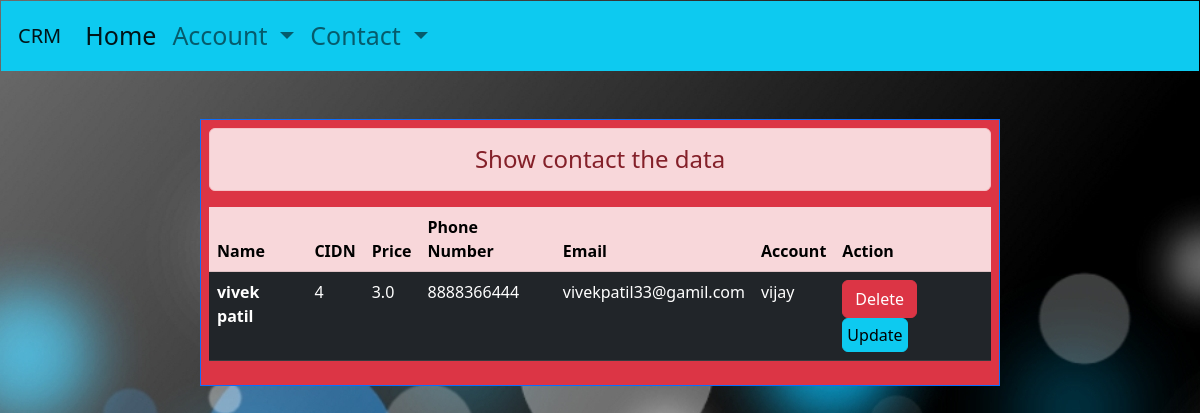
Page /Clist/ on the earlier database version.
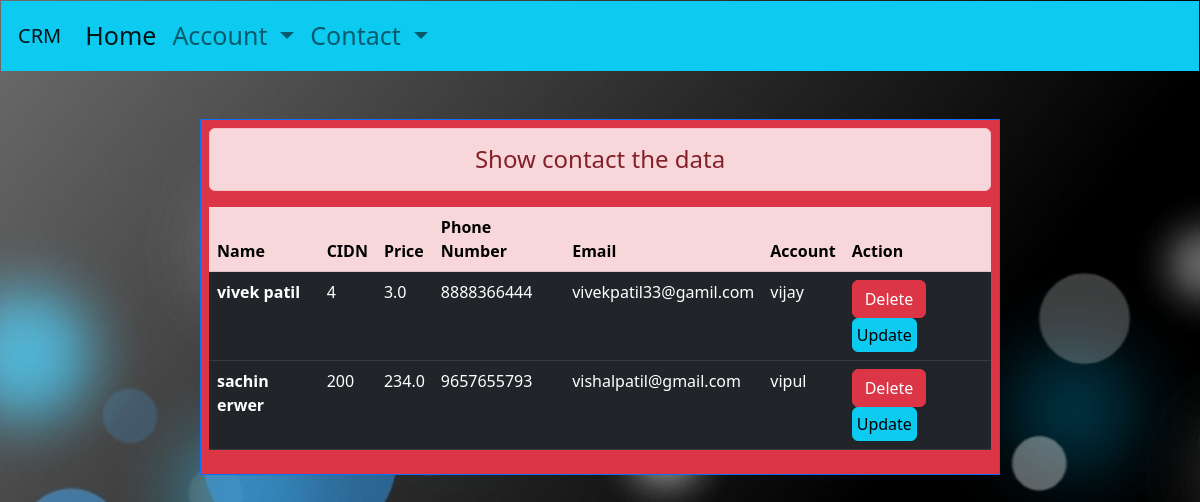
Same page on the later database version.
### myapp/models.py (models this page shows)
class Contact(models.Model):
    contact_name=models.CharField(max_length=99)
    contact_cidn=models.IntegerField()
    contact_price=models.FloatField()
    contact_phone=models.IntegerField()
    contact_email=models.EmailField(max_length=99)
    account=models.ForeignKey(Accounts,on_delete=models.CASCADE)

class Accounts(models.Model):
    client_name=models.CharField(max_length=100)
    account_status=models.ForeignKey(Account_status,on_delete=models.CASCADE)
    industry=models.ForeignKey(Industry,on_delete=models.CASCADE)
    account_owner=models.CharField(max_length=90)
    def __str__(self):
        return self.client_name

### myapp/views.py (the view)
# urls.py: path('Clist/',views.contact_list,name='Clist'),
def contact_list(request):
    context1 =Contact.objects.all()
    return render(request,'myapp/contactlist.html',{'con1':context1})

### myapp/templates/myapp/contactlist.html (shortened to what this page needs)
{% extends "myapp/base.html" %}
{% load crispy_forms_tags %}
{% block content %}
<div class="col-md-8 offset-md-2 border border-primary p-2 mt-5 bg-danger">
    <h4 class="text-center alert alert-danger">Show contact the data</h4>
    {% if con1 %}
    <table class="table table-dark table-hover">
            <thead class="table-danger">
              <tr>
                <th scope="col">Name</th>
                <th scope="col">CIDN</th>
                <th scope="col">Price</th>
                <th scope="col">Phone Number</th>
                <th scope="col">Email</th>
                <th scope="col">Account</th>
                <th scope="col">Action</th>
              </tr>
            </thead>
            <tbody>
                {% for data in con1 %}
              <tr>
                <th scope="row">{{data.contact_name}}</th>
                <td>{{data.contact_cidn}}</td>
                <td>{{data.contact_price}}</td>
                <td>{{data.contact_phone}}</td>
                <td>{{data.contact_email}}</td>
                <td>{{data.account}}</td>
                <td>
                    <form action="{% url 'Cdelete' data.id %}" method="POST" class="d-inline p-0">
                          <input type="submit"class="btn btn-danger" value="Delete">
                      </form>
                      <a href="{% url 'Cupdate' data.id %}" class="btn btn-info p-1">Update</a>
                    </td>
            </tr>
              {% endfor %}
            </tbody>
      </table>
    {% else %}
<h4 class="text-center alert alert-danger">no record</h4>
    {% endif %}
</div>
{% endblock content %}

Differences in the rows shown:
added Contact: contact_name "sachin erwer", contact_cidn "200", contact_price "234.0", contact_phone "9657655793", contact_email "vishalpatil@gmail.com", account "vipul"
